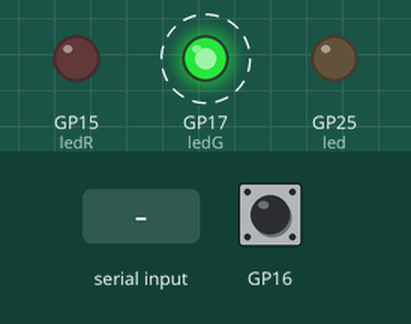
Bench run of a program on a simulated Raspberry Pi Pico running MicroPython. Parts: output pins drawn as LEDs (lit = HIGH). Dashed ring = blinking. The inputs (shaded band) are chosen by the test bench; at power-on: GP16 HIGH. The modem accepts every AT command (registered, SIM ready, sends succeed) and sends nothing else; library files of the repository ran but are not shown: debounced_input.py; what the program prints to the serial console is not drawn.

Above: at 0.6 s.
1.3 s: GP16 pulled LOW for 0.15 s
4.3 s: "ON\n" received over the second serial link
Timing chart, 0 to 13.3 s (numbered marks = the images above; inputs shaded):
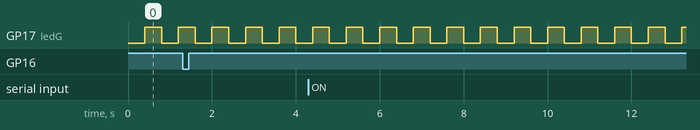

The program:

reyax_rylr998.py
```python
# Esempio utilizzo modulo Reyax RYLR998
# by Giovanni 'Cyb3rn0id' Bernardo
# Collegamenti Reyax RYLR998:
# RX => GP0
# TX => GP1
# VDD => +3.3V NON fornita da Raspberry Pi Pico perchè il modulo richiede più corrente
# Pulsante su GP16 che chiude verso GND
# led verde A(+) su GP17
# led rosso A(+) su GP15
# Il led verde lampeggia di continuo per avvisare che il programma sta girando
# premendo il tasto viene inviato un messaggio "ON" che, ricevuto da un altro Raspberry Pi Pico
# su cui gira lo stesso programma, fa accendere il led rosso.

from debounced_input import DebouncedInput
from machine import Pin,UART, Timer
import time

uart = UART(0) # default uart.init(baudrate=115200, tx=Pin(0), rx=Pin(1), bits=8, parity=None, stop=2)
loraChannel=0
button=16
led = Pin("LED", Pin.OUT) # led integrato su Raspberry Pi Pico/W
ledG = Pin(17, Pin.OUT)
ledR = Pin(15, Pin.OUT)

ledTimer = Timer()

def tick(timer):
    global ledG
    ledG.toggle()

ledTimer.init(freq=2.5, mode=Timer.PERIODIC, callback=tick)

# funzione per inviare messaggi dal modulo
def send_message(channel, msg):
    message='AT+SEND={},{},{}\r\n'.format(channel,len(msg),msg)
    print(message)
    uart.write(message)
    uart.flush() # attende invio dati
    # resta in attesa fino a che non si svuota il buffer di ricezione
    # dato che il modulo risponde con OK
    while(uart.any()==0):
        continue

# callback per funzione di debounce pulsante
def button_cb(pin, pressed, duration_ms):
    if (pressed):
        send_message(loraChannel, 'ON')

# aggancio la funzione di debounce al pulsante e alla callback
DebouncedInput(pin_num=button, callback=button_cb, pin_pull=Pin.PULL_UP, pin_logic_pressed=False)

while True:
    # il buffer di ricezione contiene dati
    if uart.any():
        # leggo il buffer
        data = uart.read().decode().strip('\r\n')
        print(data) #esempio dato ricevuto: +RCV=0,2,ON,-12,10

        if (data.startswith('+RCV=')):
            data=data.strip('+RCV=')
            parts=data.split(',') #[0]=channel [1]=message length [2]=message [3]=RSSI [4]=SNR

            if (parts[2]=='ON'):
                print('OK')
                ledR.toggle()
        else:
            pass
```

Measured:
- by itself, GP17 (ledG): alternates HIGH for 0.40 s and LOW for 0.40 s
